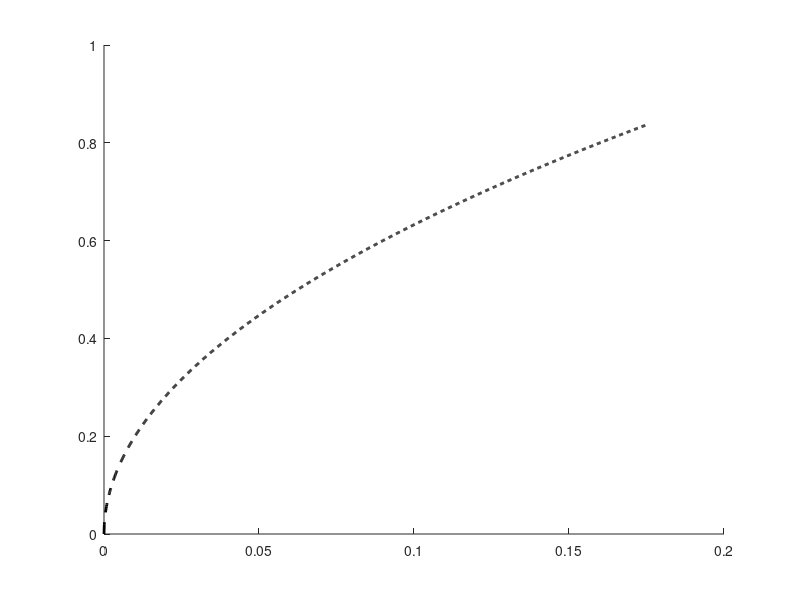

Recreate this plot in MATLAB. (Note: this script raises an error after producing the figure.)
close all;
clear;

%% Data loading
master_dir = "/scratch/negus/jet_root_height_validation";
MAXLEVELS = [10, 11, 12, 13];

%% Plotting parameters
markers = ['s', 'd', 'o', 'v'];
sz = 36;
freq = 50;

%% Physical parameters
DELTA_T = 1e-4;
IMPACT_TIME = 0.125;
T_MAX = 0.3;

% Analytical solutions
analytical_ts = 0 : DELTA_T : T_MAX - IMPACT_TIME;
analytical_ds = 2 * sqrt(analytical_ts);
analytical_d_ts = 1 ./ sqrt(analytical_ts);
analytical_heights = pi * analytical_ds ./ ( 8 * analytical_d_ts.^2) * (1 + 4 / pi);
analytical_fluxes = pi * ones(size(analytical_ts));
analytical_energy = pi * analytical_ts;

%% Surface conditions
sub_dirs = ["no_surface", "dirichlet_surface", "neumann_surface"];
conditions = ["No applied surface condition", "No-slip surface condition", "Free slip surface condition"];

%% Loop over surface conditions and plots
figno = 1;
for condition_idx = 1 : length(sub_dirs)
    parent_dir = sprintf("%s/%s", master_dir, sub_dirs(condition_idx));

    %% Plots jet root x position validation
    close(figure(figno));
    figure(figno);
    figno = figno + 1;
    hold on;
    plot(analytical_ts, analytical_ds, 'linestyle', '--', 'linewidth', 2, 'color', 'black', 'Displayname', 'Analytical');

    for idx = 1 : length(MAXLEVELS)
        MAXLEVEL = MAXLEVELS(idx);
        filename = sprintf("%s/max_level_%d/raw_data/turnover_points_basilisk.txt", parent_dir, MAXLEVEL);
        data = readmatrix(filename);
        ts = data(:, 1) - IMPACT_TIME;
        ds = data(:, 2);
        Js = data(:, 3);
        d_ts = data(:, 4);
        fluxes = data(:, 6);
        energies = data(:, 7);


        scatter(ts(1 : freq : end), ds(1 : freq : end), ...
            sz, markers(idx), 'filled', 'Markeredgecolor', [0 0 0],  ...
            'Displayname', sprintf("Max level = %d", MAXLEVEL));

    end
    xlim([-0.01, max(ts)]);
    legend('Location', 'Northwest', 'Interpreter', 'latex', 'Fontsize', 12);
    xlabel('$t$', 'Interpreter', 'latex', 'Fontsize', 12);
    ylabel('Jet root $x$ position, $d(t)$', 'Interpreter', 'latex', 'Fontsize', 12);
    set(gca,'TickLabelInterpreter','latex', 'Fontsize', 12)
    grid on;
    title(conditions(condition_idx), "Interpreter", "latex", "Fontsize", 12);
    
    
    savefig(sprintf("figures/fig_files/jet_root_x_position_%s.fig", sub_dirs(condition_idx))); 
    exportgraphics(gca, sprintf("figures/png_files/jet_root_x_position_%s.png", sub_dirs(condition_idx)));

    %% Plots jet root height validation
    close(figure(figno));
    figure(figno);
    figno = figno + 1;
    hold on;
    plot(analytical_ts, analytical_heights, 'linestyle', '--', 'linewidth', 2, 'color', 'black', 'Displayname', 'Analytical');

    for idx = 1 : length(MAXLEVELS)
        MAXLEVEL = MAXLEVELS(idx);
        filename = sprintf("%s/max_level_%d/raw_data/turnover_points_basilisk.txt", parent_dir, MAXLEVEL);
        data = readmatrix(filename);
        ts = data(:, 1) - IMPACT_TIME;
        heights = data(:, 3);

        scatter(ts(1 : freq : end), heights(1 : freq : end), ...
            sz, markers(idx), 'filled', 'Markeredgecolor', [0 0 0], ...
            'Displayname', sprintf("Max level = %d", MAXLEVEL));

    end
    xlim([-0.01, max(ts)]);
    legend('Location', 'Northwest', 'Interpreter', 'latex', 'Fontsize', 12);
    xlabel('$t$', 'Interpreter', 'latex', 'Fontsize', 12);
    ylabel('Jet root height', 'Interpreter', 'latex', 'Fontsize', 12);
    set(gca,'TickLabelInterpreter','latex', 'Fontsize', 12)
    grid on;
    title(conditions(condition_idx), "Interpreter", "latex", "Fontsize", 12);
    savefig(sprintf("figures/fig_files/jet_root_height_%s.fig", sub_dirs(condition_idx))); 
    exportgraphics(gca, sprintf("figures/png_files/jet_root_height_%s.png", sub_dirs(condition_idx)));
    
    %% Plots jet root x velocity validation
    close(figure(figno));
    figure(figno);
    figno = figno + 1;
    hold on;
    plot(analytical_ts, analytical_d_ts, 'linestyle', '--', 'linewidth', 2, 'color', 'black', 'Displayname', 'Analytical');

    for idx = 1 : length(MAXLEVELS)
        MAXLEVEL = MAXLEVELS(idx);
        filename = sprintf("%s/max_level_%d/raw_data/turnover_points_basilisk.txt", parent_dir, MAXLEVEL);
        data = readmatrix(filename);
        ts = data(:, 1) - IMPACT_TIME;
        d_ts = data(:, 4);

        scatter(ts(1 : freq : end), d_ts(1 : freq : end), ...
            sz, markers(idx), 'filled', 'Markeredgecolor', [0 0 0], ...
            'Displayname', sprintf("Max level = %d", MAXLEVEL));

    end
    xlim([-0.01, max(ts)]);
    ylim([0, 10]);
    legend('Location', 'Northeast', 'Interpreter', 'latex', 'Fontsize', 12);
    xlabel('$t$', 'Interpreter', 'latex', 'Fontsize', 12);
    ylabel("Jet root $x$ velocity, $d'(t)$", 'Interpreter', 'latex', 'Fontsize', 12);
    set(gca,'TickLabelInterpreter','latex', 'Fontsize', 12)
    grid on;
    title(conditions(condition_idx), "Interpreter", "latex", "Fontsize", 12);
    savefig(sprintf("figures/fig_files/jet_root_x_velocity_%s.fig", sub_dirs(condition_idx))); 
    exportgraphics(gca, sprintf("figures/png_files/jet_root_x_velocity_%s.png", sub_dirs(condition_idx)));
end



